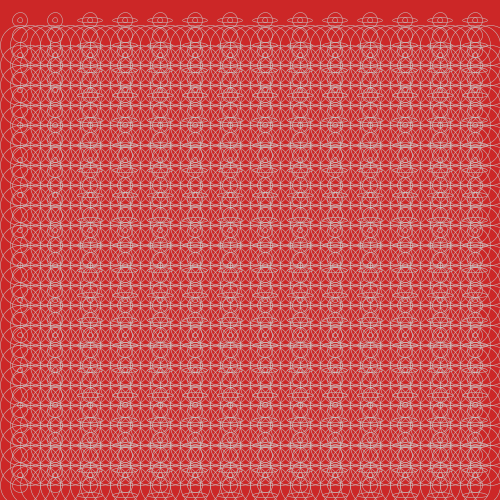
Frame 1 (no input)
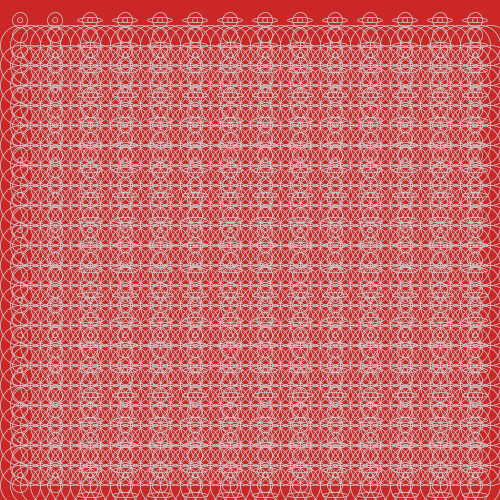
Frame 2 (the mouse pressed at the canvas centre, redrawn once)

The Processing sketch that drew these frames (run headless with seeded random() and noise(); the mouse was pressed at the canvas centre and the sketch redrawn once):

// Processing sketch: processing_85232
// ── processing_85232.pde

void setup()
{
  size(500, 500);
  stroke(200);
  background(#cc2727);
  strokeWeight(0.5);
  smooth();
}



void draw()
{
  noFill();

  for (int posX = 20; posX < width; posX = posX + 10)
  {
   
  for (int posY = 45; posY < height; posY = posY + 20)
  {
    ellipse(posX, posY, 40, 40);
  }}

for (int posX = 20; posX < width; posX = posX + 35)
  {
   
  for (int posY = 20; posY < height; posY = posY + 35)
  {
    ellipse(posX, posY, 5, 5);
  }}

for (int posX = 90; posX < width; posX = posX + 35)
  {
   
  for (int posY = 20; posY < height; posY = posY + 25)
  {
    ellipse(posX, posY, 25, 5);
    
  }}
 
 for (int posX = 20; posX < width; posX = posX + 35)
  {
   
  for (int posY = 20; posY < height; posY = posY + 15)
  {
    ellipse(posX, posY, 15, 15);
    
  }}
 
 noLoop();
}
